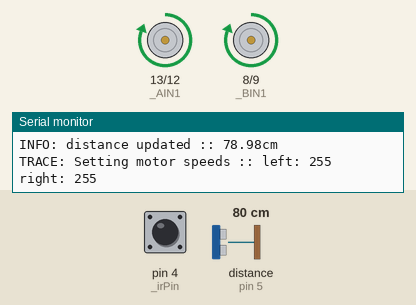
The sketch below on a simulated Arduino Uno, built with avr-gcc and run on an emulated ATmega328P. On the bench: motor-driver pin pairs drawn as motors (green arrow = first pin HIGH = forward, orange = second pin HIGH = backward, longer = more drive, scaled by the enable pin), the last lines printed to the serial monitor. Wiring (inferred from the names in the program): ultrasonic range finder: trigger pin 6; echo pin 5. Inputs (shaded band) come from the test bench; at power-on: distance to the obstacle (sensor on pin 5) 80 cm, pin 4 (_irPin) HIGH. The echo pulse lasts 58.3 µs per cm.

Above: at 1.7 s.
1.8 s: distance to the obstacle (sensor on pin 5) set to 120 cm
At 2.7 s:
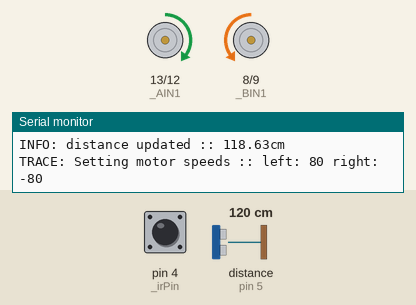
3.5 s: pin 4 (_irPin) driven LOW
At 4.9 s:
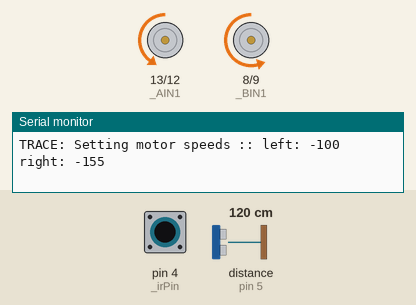
5.2 s: pin 4 (_irPin) driven HIGH
At 5.7 s:
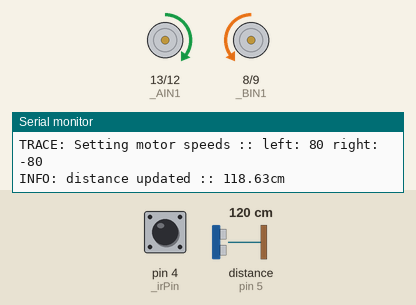
8.2 s: distance to the obstacle (sensor on pin 5) set to 105 cm
11.2 s: distance to the obstacle (sensor on pin 5) set to 98 cm
At 12.1 s:
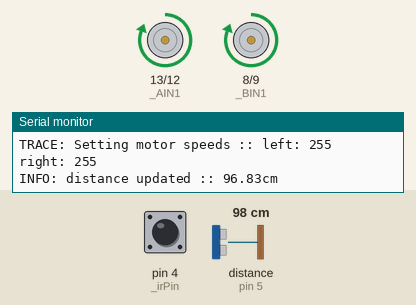
12.9 s: pin 4 (_irPin) pulsed LOW 2 times (0.12 s each, 0.3 s apart)
At 13.4 s:
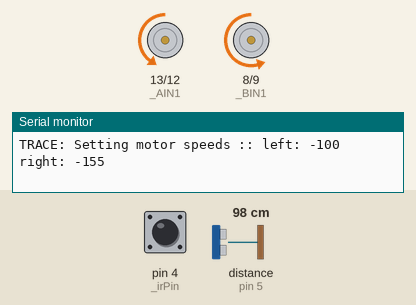
Timing chart, 0 to 15.9 s (numbered marks = the images above; inputs shaded):
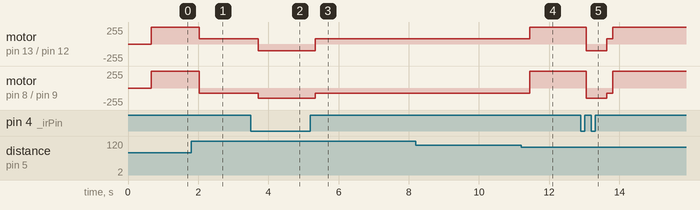

The sketch:

state_machine_with_classes.ino
```cpp
#include "Log.h"
#include "StateMachine.h"
#include "Robot.h"

StateMachine sm;
Robot robot;

void ConfigureStates() {
  Info("Configuring State Machine...");

  sm.AddState("Search", []() {
    robot.SetSpeed(80, -80);
  });

  sm.AddState("Attack",  []() {
    robot.SetSpeed(255, 255);
  });

  sm.AddState("Retreat",  []() {
    robot.SetSpeed(-100, -155);
  });

  sm.AddTransition("*", "Retreat", []() -> bool {
    // if the edge of the arena is detected, transition to the "Retreat" state
    return robot.DetectEdge();
  });

  sm.AddTransition("Search", "Attack", []() -> bool {
    // If in "Search" state and you detect the opponent, transition to the "Attack" state
    return robot.DetectOpponent();
  });

  sm.AddTransition("Attack", "Search", []() -> bool {
    // if in "Attack" state but you no longer detect the opponent, transition to the "Search" state
    return !robot.DetectOpponent();
  });

  sm.AddTransition("Retreat", "Search", []() -> bool {
    // if in "Retreat" state and you timeout AND no longer detect edge, then transition  into "Search" state
    return sm.TimeoutSinceLastTransition(500) && !robot.DetectEdge();
  });
}

void countdown() {
  // wait for 0.5s warmup time
  while ( millis() < 500) {
    Info("beep...");
    delay(50);
  }

  Info("BEEEEEP");
}

void setup() {
  EnableLog(9600, LogLevel::trace);

  ConfigureStates();
  robot.Initialize();
  countdown();

  sm.SetCurrentState("Search");
}

void loop() {
  auto nextState = sm.GetNextState();
  sm.SetCurrentState(nextState);
  sm.RunCurrentState();
}
```

Distance.h
```cpp
#pragma once

#include "Arduino.h"

#include "Log.h"

const int ultrasonicDelayMs = 0;
unsigned long long lastUpdated = 0;
float cachedDistance = 1000.0f;

float getDistance(int trigPin, int echoPin)
{
  // don't try to update more quickly than the delay... in the meantime, return a cached value.
  if(millis() - lastUpdated < ultrasonicDelayMs)
    return cachedDistance;

  float echoTime;
  digitalWrite(trigPin, HIGH);
  delayMicroseconds(10);
  digitalWrite(trigPin, LOW);

  echoTime = pulseIn(echoPin, HIGH);
  cachedDistance = (echoTime * .034)/2;

  Info("distance updated :: " + String(cachedDistance) + "cm");

  lastUpdated = millis();
  return cachedDistance;
}
```

Log.h
```cpp
#pragma once

#include "Arduino.h"

enum class LogLevel {
  silent,
  error,
  warning,
  info,
  trace
};

static LogLevel log_level = LogLevel::info;

static void Log(String message, LogLevel level=LogLevel::info) {
  if(Serial && level <= log_level) Serial.println(message);
}

static void Warning(String message) {
  Log("WARNING: " + message, LogLevel::warning);
}

static void Error(String message) {
  Log("ERROR: " + message, LogLevel::error);
}

static void Info(String message) {
  Log("INFO: " + message, LogLevel::info);
}

static void Trace(String message) {
  Log("TRACE: " + message, LogLevel::trace);
}

static void EnableLog(int baud, LogLevel level=LogLevel::info) {
  log_level = level;
  Serial.begin(baud);
  while(!Serial) { /* wait until Serial connection is available */ }

  Info("Beep boop - logs operational");
}
```

Robot.cpp
```cpp
#include "Arduino.h"

#include "Log.h"
#include "Distance.h"
#include "Robot.h"

Robot::Robot() {}
Robot::~Robot() {}

void Robot::Initialize() {
  Info("Initializing killer robot...");

  // ultrasonic distance sensor
  pinMode(_trigPin, OUTPUT);
  pinMode(_echoPin, INPUT);

  // IR edge detector
  pinMode(_irPin, INPUT);

  // motors
  pinMode(_AIN1, OUTPUT);
  pinMode(_AIN2, OUTPUT);
  pinMode(_BIN1, OUTPUT);
  pinMode(_BIN2, OUTPUT);
  pinMode(_PWMA, OUTPUT);
  pinMode(_PWMB, OUTPUT);
}

void Robot::SetSpeed(int left, int right) {
  Trace("Setting motor speeds :: left: " + String(left) + " right: " + String(right));

  if (left > 0)
  {
    if(left > 255) left=255;
    digitalWrite(_AIN1, HIGH);
    digitalWrite(_AIN2, LOW);
  }
  else
  {
    if(left < -255) left=-255;
    digitalWrite(_AIN1, LOW);
    digitalWrite(_AIN2, HIGH);
  }
  analogWrite(_PWMA, abs(left));

  if (right > 0)
  {
    if(right > 255) right=255;
    digitalWrite(_BIN1, HIGH);
    digitalWrite(_BIN2, LOW);
  }
  else
  {
    if(right < -255) right=-255;
    digitalWrite(_BIN1, LOW);
    digitalWrite(_BIN2, HIGH);
  }

  analogWrite(_PWMB, abs(right));
}

bool Robot::DetectEdge() {
  return digitalRead(_irPin) == LOW;
}

bool Robot::DetectOpponent() {
  return getDistance(_trigPin, _echoPin) < 100.0f;
}
```

Robot.h
```cpp
#pragma once

class Robot {
public:
  Robot();
  ~Robot();

  void Initialize();
  void SetSpeed(int left, int right);
  bool DetectEdge();
  bool DetectOpponent();

private:
  // left motor
  const int _AIN1 = 13;
  const int _AIN2 = 12;
  const int _PWMA = 11;

  // right motor
  const int _BIN1 = 8;
  const int _BIN2 = 9;
  const int _PWMB = 10;

  // ultrasonic sensor
  const int _trigPin = 6;
  const int _echoPin = 5;

  // IR sensors
  const int _irPin = 4;
};
```

State.cpp
```cpp
#include "Arduino.h"

#include "Log.h"
#include "State.h"

State::State(String stateName, StateFn f) {
  _f = f;
  _stateName = stateName;
}

State::~State() {
  ClearTransitions();
}

void State::AddTransition(String to, TransitionFn f) {
  if(_numTransitions >= MAX_TRANSITIONS) {
    Error("Attempting to add more than MAX_TRANSITIONS from a state");
    return;
  }
  Trace("Add transition :: from: " + _stateName + " to: " + to);
  _transitions[_numTransitions] = new Transition(to, f);
  _numTransitions++;
}

void State::ClearTransitions() {
  for(int i=0; i<_numTransitions; i++)
    delete _transitions[i];

  _numTransitions = 0;
}

String State::GetNextState() {

  for (int i=0; i<_numTransitions; i++)
  {
    auto t = _transitions[i];
    if(t->ShouldTransition())
      return t->To();
  }

  // if no transitions, next state is the current state
  return _stateName;
}

void State::RunState() {
  if (_f)
    _f();
}

bool State::Is(String stateName){
  return _stateName.equals(stateName);
}
```

State.h
```cpp
#pragma once

#include "Arduino.h"

#include "Transition.h"

#define MAX_TRANSITIONS 5

typedef void (*StateFn)();

class State {
public:
  State(String stateName, StateFn f);
  ~State();

  void AddTransition(String to, TransitionFn f);
  void ClearTransitions();
  void RunState();
  bool Is(String stateName);

  String GetNextState();
  String Name() { return _stateName; }

private:
  StateFn _f;
  String _stateName;
  int _numTransitions = 0;
  Transition* _transitions[MAX_TRANSITIONS];
};
```

StateMachine.cpp
```cpp
#include "Arduino.h"

#include "Log.h"
#include "State.h"
#include "StateMachine.h"

StateMachine::StateMachine() {}

StateMachine::~StateMachine() {
  ClearStates();
}

void StateMachine::AddState(String stateName, const StateFn f) {
  if(_nStates >= MAX_STATES) {
    Error("Attempting to add more than MAX_STATES to the state machine");
    return;
  }

  Trace("Add state :: " + stateName);
  _states[_nStates] = new State(stateName, f);
  _nStates++;
}

void StateMachine::SetCurrentState(State* s) {
  Trace("Set current state :: " + s->Name());
  _currentState = s;
  _stateLastUpdated = millis();
}

State* StateMachine::GetStateByName(String stateName) {
  for(auto s : _states) {
    if(s->Is(stateName)) {
      return s;
    }
  }

  return nullptr;
}

void StateMachine::SetCurrentState(String stateName) {
  if(_currentState && _currentState->Is(stateName))
    return;

  SetCurrentState(GetStateByName(stateName));
}

void StateMachine::ClearStates() {
  for(int i=0; i<_nStates; i++)
    delete _states[i];

  _nStates = 0;
}

void StateMachine::RunCurrentState() {
  if(!_currentState)
    return;

  _currentState->RunState();
}

String StateMachine::GetNextState() {
  if(!_currentState) {
    return "";
  }

  return _currentState->GetNextState();
}

void StateMachine::AddTransition(String from, String to, TransitionFn f) {
  if(from.equals("*"))
    return AddTransitionToAll(to, f);

  auto s = GetStateByName(from);
  if(s)
    s->AddTransition(to, f);
}

void StateMachine::AddTransitionToAll(String to, TransitionFn f) {
  for(auto& s : _states) {
    if(s && !s->Is(to))
      s->AddTransition(to, f);
  }
}

bool StateMachine::TimeoutSinceLastTransition(int t) {
  return (millis()-_stateLastUpdated) > t;
}
```

StateMachine.h
```cpp
#pragma once

#include "Arduino.h"

#include "State.h"

#define MAX_STATES 5

class StateMachine {
public:
  StateMachine();
  ~StateMachine();

  void AddState(String stateName, StateFn f);
  void AddTransition(String from, String to, TransitionFn f);

  void ClearStates();
  void SetCurrentState(String n);

  void RunCurrentState();
  String GetNextState();

  bool TimeoutSinceLastTransition(int t);

private:
  int _nStates = 0;
  State* _states[MAX_STATES];
  State* _currentState = nullptr;

  unsigned long long _stateLastUpdated = 0;

  State* GetStateByName(String stateName);
  void SetCurrentState(State* s);
  void AddTransitionToAll(String to, TransitionFn f);
};
```

Transition.cpp
```cpp
#include "Arduino.h"

#include "Log.h"
#include "Transition.h"

Transition::Transition(String to, TransitionFn f) {
  _to = to;
  _f = f;
}

Transition::~Transition(){}

bool Transition::ShouldTransition() {
  auto shouldTransition = _f();

  if(shouldTransition)
    Info("Transitioning to state: " + _to);

  return shouldTransition;
}

String Transition::To() {
  return _to;
}
```

Transition.h
```cpp
#pragma once

#include "Arduino.h"

typedef bool (*TransitionFn)();

class Transition {
public:
  Transition(String to, TransitionFn f);
  ~Transition();

  bool ShouldTransition();
  String To();

private:
  String _to;
  TransitionFn _f;
};
```

Measured:
- the behaviour switches between 102 and 101 cm on distance to the obstacle (sensor on pin 5) (found by bisection; images 3 and 4)
- after the input at 1.8 s, motor on pin 13 (_AIN1) / pin 12 (_AIN2): forward 255/255 → forward 80/255 after 0.22 s; motor on pin 8 (_BIN1) / pin 9 (_BIN2): forward 255/255 → backward 80/255 after 0.22 s
- after the input at 3.5 s, motor on pin 13 (_AIN1) / pin 12 (_AIN2): forward 80/255 → backward 100/255 after 0.22 s; motor on pin 8 (_BIN1) / pin 9 (_BIN2): backward 80/255 → backward 155/255 after 0.22 s
- after the input at 5.2 s, motor on pin 13 (_AIN1) / pin 12 (_AIN2): backward 100/255 → forward 80/255 after 0.14 s; motor on pin 8 (_BIN1) / pin 9 (_BIN2): backward 155/255 → backward 80/255 after 0.14 s
- after the input at 11.2 s, motor on pin 13 (_AIN1) / pin 12 (_AIN2): forward 80/255 → forward 255/255 after 0.25 s; motor on pin 8 (_BIN1) / pin 9 (_BIN2): backward 80/255 → forward 255/255 after 0.25 s
- after the input at 12.9 s, motor on pin 13 (_AIN1) / pin 12 (_AIN2): forward 255/255 → backward 100/255 after 0.15 s, → forward 80/255 0.59 s later, → forward 255/255 0.17 s later; motor on pin 8 (_BIN1) / pin 9 (_BIN2): forward 255/255 → backward 155/255 after 0.15 s, → backward 80/255 0.59 s later, → forward 255/255 0.17 s later
